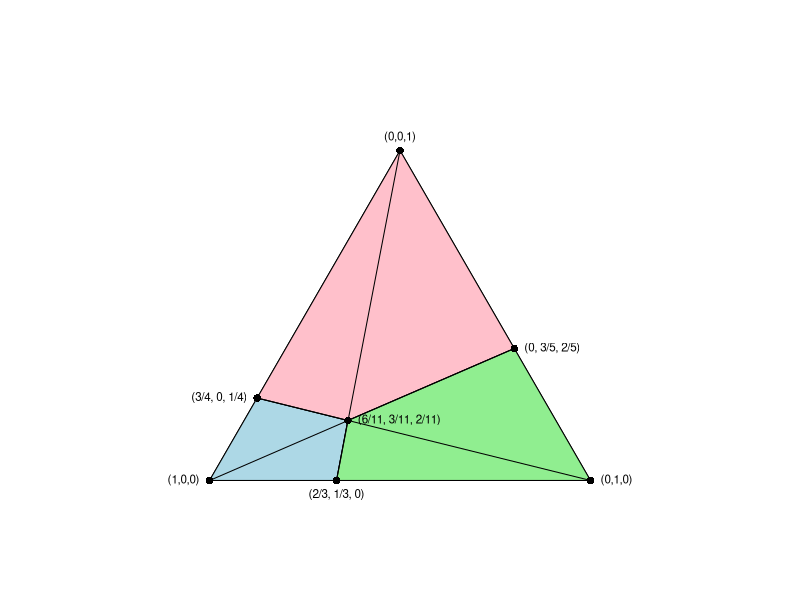

Write R code to recreate this figure.
## ---- chunk 1
knitr::opts_chunk$set(echo = TRUE)
## ---- chunk 2
simplex <- function(label = c("(1,0,0)", "(0,1,0)", "(0,0,1)"),
                    ...) {
  # empty plot
  op <- par(mar=c(1,0,0,0) + 0.1, pty="s")
  plot(x=c(-0.2,1.2), y=c(-0.2,1.2), type="n", 
       axes=FALSE, xlab="", ylab="")

  # triangle (borders)
  points(x=c(0,0.5,1,0), y=c(0,0.5*sqrt(3),0,0), type="l")

  # labels
  if (!is.null(label)) {
    text(x=0.5, y=0.5*sqrt(3), pos=3, labels=label[3], cex = .7)
    text(x=0.0, y=0.0, pos=2, labels=label[1], cex = .7)
    text(x=1.0, y=0.0, pos=4, labels=label[2], cex = .7)
  }
  
  # restore plotting parameters
  par(op)
}

simplex()

polygon(x=c(0,  1/8, 0.363, 1/3), y=c(0,  1/8*sqrt(3), 0.5*sqrt(3)*2/11, 0), col = "lightblue")
polygon(x=c(0.5, 4/5, 0.363, 1/8), y=c(0.5*sqrt(3), (2/5)*0.5*sqrt(3), 0.5*sqrt(3)*2/11, 1/8*sqrt(3)), col = "pink")
polygon(x=c(1, 4/5, 0.363, 1/3), y=c(0, (2/5)*0.5*sqrt(3), 0.5*sqrt(3)*2/11, 0), col = "lightgreen")

points(x = 1/3, y=0, pch = 16)
text(x = 1/3, y=0, pos = 1, "(2/3, 1/3, 0)", cex = .7)
segments(x1 = 1/3, y1 = 0, x0=0.5, y0=0.5*sqrt(3))

points(x=1/8, y=1/8*sqrt(3), pch = 16)
text(x=1/8, y=1/8*sqrt(3), pos = 2, "(3/4, 0, 1/4)", cex = .7)
segments(x1=1/8, y1=1/8*sqrt(3), x0=1, y0=0)

points(x=4/5, y=(2/5)*0.5*sqrt(3), pch = 16)
text(x=4/5, y=(2/5)*0.5*sqrt(3), pos = 4, "(0, 3/5, 2/5)", cex = .7)
segments(x1=4/5, y1=(2/5)*0.5*sqrt(3), x0=0, y0=0)

points(x=0.5, y=0.5*sqrt(3), pch=16)
points(x=0.0, y=0.0, pch=16)
points(x=1.0, y=0.0, pch=16)

points(x=0.363, y=0.5*sqrt(3)*2/11, pch=16)
text(x=0.363, y=0.5*sqrt(3)*2/11, pos = 4, "(6/11, 3/11, 2/11)", cex = .7)

